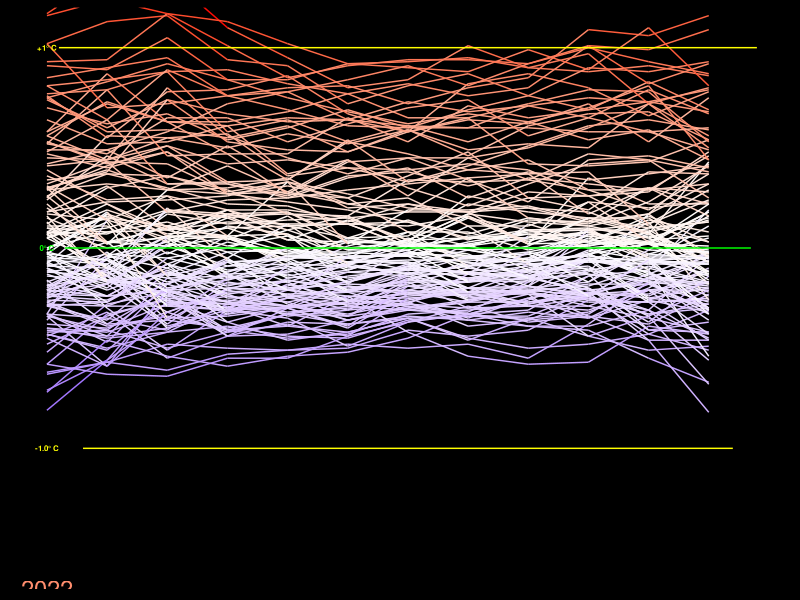
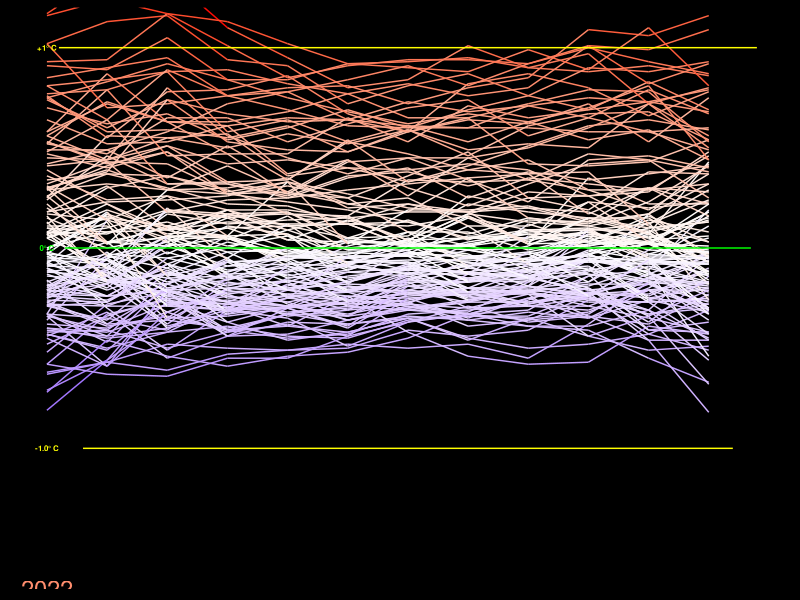

Write the R code that produced these figures, in order.
library(tidyverse)
library(gganimate)



# Plot: There are data in preceding year and next year.
# Need to create 3 separated dataframes

t_diff <- 
  read_csv("data/GLB.Ts+dSST.csv", skip = 1, na = "***") %>% #load CSV file, skip 1st rows
  select(year = Year, month.abb) %>% #month.abb is constant R build-in. which is the same as our datatype
  # Tidy dataframe by converting month in 1 column accept for year
  #Pivot dataframe for all columns except for year column, Give a name of month column
  pivot_longer(-year, names_to = "month", values_to = "t_diff") %>%
  drop_na() #Ignore NA value
  

# Create 3 Separated dataframe
# Create dataframe for preceding December
# last_dec <-
#   t_diff %>%
#   filter(month == "Dec") %>% #Filter December
#   mutate(year = year + 1,   #Calculate preceding year by using the original data
#          month = "last_Dec") #Rename Dec to last_Dec

# Create dataframe for next Jan
# next_jan <-
#   t_diff %>%
#   filter(month == "Jan") %>% #Filter January
#   mutate(year = year - 1,    # Add extra year
#          month = "next_Jan") # Rename it

#Combine 3 dataframes
t_data <- 
  t_diff %>%
  mutate(month = factor(month, levels = c(month.abb, "next_Jan")), #Order months into numerical order rather than alphabet order, define month as a factor
         month_number = as.numeric(month)) %>% #Remove previous December to remove zero from dataframe
  arrange(year, month) %>%  # arrange year and month       
  mutate(step_number = 1:nrow(.), #Add row number. 1:nrow(.) means count from 1 to the end of row in this dataframe. need to count step over the row
         radius = t_diff,
         theta = 2 * pi * (month_number-1) / 12, # Convert an angle to radian. Theta starts from zero degree January will be zero and divided by 12 to give angle to months. 
         x = radius * cos(theta),
         y = radius * sin(theta))
  
  annotation <-
    t_data %>% #create new dataframe from 2022
    slice_max(year) %>%
    slice_max(month_number)
 
temp_line <- #Create text at specific position
  tibble(
    x = 1,
    y = c(1, 0, -1),
    labels = c("+1\u00B0 C","0\u00B0 C", "-1.0\u00B0 C")
  )

#Create dataframe for tangential month to the ciricle
month_label <-
  tibble(
    x = 1:12,
    labels = toupper(month.abb), #Convert month label to capital letters
    y = 1.5
  )

#Make dataframe for grid line and used in geom_segment
gridlines <- 
  tibble(
    x = c(1.2, 1.3, 1.6),
    xend = c(12.8, 12.7, 12.4),
    y = c(1, 0, -1),
    yend = y
  )
 
 #a <-  
  t_data %>% ggplot(aes(x = month_number, 
             y = t_diff, 
             group = year, 
             color = t_diff), #Let's coloring by temperature change. Previous version was colored by year
             inherit.aes = FALSE) +
    geom_label(aes(x = 1, y = -1.7, label = year),  #geom_label it provides a text with background
               fill = "black",
               label.size = 0,
               size = 6) +
  geom_line()+
  geom_segment(data = gridlines, # Add yellow line at -1,0,1 y intercept, use geom segment and make new dataframe
               aes(x = x, y = y,
                   xend = xend, yend = yend), 
               color = c("yellow", "green", "yellow"),
               inherit.aes = FALSE) + 
  geom_text(data = temp_line, aes(x = x, y = y, label = labels), #Add label and coloring
               color = c("yellow", "green", "yellow"), size = 2, fontface = "bold",
               inherit.aes = FALSE)+
  geom_text(data = month_label, aes(x = x, y = y, label = labels), # Add month label back to the position
              color = "yellow",
              inherit.aes = FALSE) +
  scale_y_continuous(limits = c(-2.0, 1.5),
                     expand = c(0,-0.3) # expand grid. First is an addition. Second is an multiplication.
                     ) + #Rescale y axis
  scale_color_gradient2(low = "blue", high = "red", mid = "white", midpoint = 0, #Change the color to continuous scale. Re-scale the legend
                        guide = "none") + #Remove legend 
  # coord_polar(start = 0)+ #Set polar 5 minutes off. "start" measures thing in radius 
  labs(x = NULL, # Add label
      y = NULL,
      title = NULL) + 
  theme(
    panel.background = element_rect(fill = "black"), #Add black color and white border. Increase border line size
    plot.background = element_rect(fill = "black", color = "black"),
    panel.grid = element_blank(), # Remove grid line color
    axis.text.x = element_blank(),
    axis.text.y = element_blank(),
    axis.ticks = element_blank(),
    axis.title = element_blank(),
    plot.title = element_blank()
  )#+
   #transition_manual(frames = year, cumulative = TRUE)  #Add data and keep the old data in gganimate only
   
ggsave("figures/climate_spiral_trig.png", width = 4.155, height = 4.5, unit = "in", dpi = 300)
 
# animate(a, width = 4.155, height = 4.5, unit = "in", res = 300)
# anim_save("figures/climate_spiral_trig.gif")

# animate(a, width = 4.155, height = 4.5, unit = "in", res = 300,
#         renderer = av_renderer("figures/climate_trig.mp4")
# )
